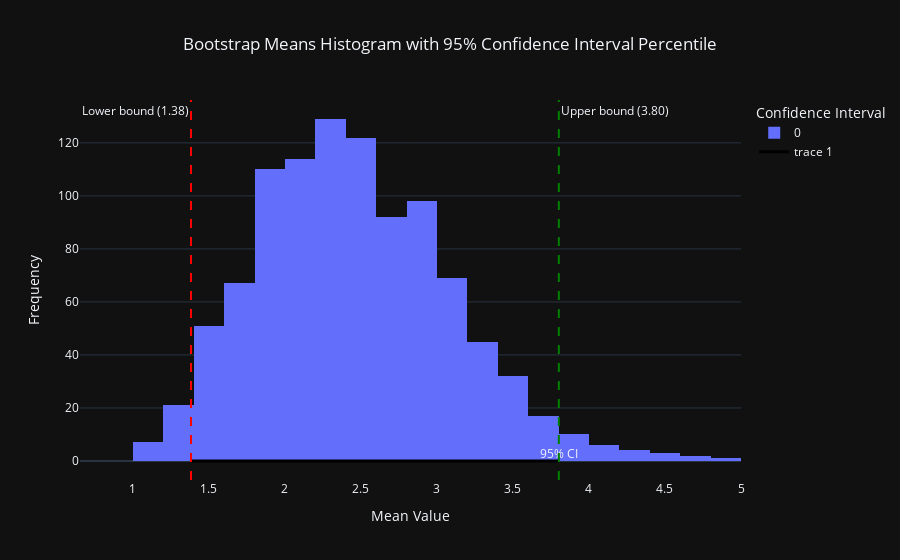

Notebook source saved alongside this figure:
### Markdown cell above
### Plot the confidence interval

### Code cell
fig = px.histogram(bootstrap_means_sample, nbins=30, title='Bootstrap Means Histogram with 95% Confidence Interval Percentile')

fig.add_vline(x=lower_bound, line=dict(color='red', dash='dash'), annotation_text=f'Lower bound ({lower_bound:.2f})',
              annotation_position="top left")
fig.add_vline(x=upper_bound, line=dict(color='green', dash='dash'), annotation_text=f'Upper bound ({upper_bound:.2f})',
              annotation_position="top right")

fig.add_trace(go.Scatter(
    x=[lower_bound, upper_bound],
    y=[0, 0],
    mode='lines+text',
    text=['', '95% CI'],
    textposition='top center',
    line=dict(color='black', width=3)
))

fig.update_layout(
    xaxis_title='Mean Value',
    yaxis_title='Frequency',
    legend_title_text='Confidence Interval',
    title_x=0.5
)
fig.show()

### Figure 1 — Plotly figure (JSON) as saved in the notebook; plotly's stock layout.template omitted (floating-point values rounded to 4 significant figures; data arrays with more than 128 entries replaced by an {"elided": "..."} marker saying what was removed)
{"data": [{"alignmentgroup": "True", "bingroup": "x", "hovertemplate": "variable=0<br>value=%{x}<br>count=%{y}<extra></extra>", "legendgroup": "0", "marker": {"color": "#636efa", "pattern": {"shape": ""}}, "name": "0", "nbinsx": 30, "offsetgroup": "0", "orientation": "v", "showlegend": true, "x": {"elided": "1000 float values"}, "xaxis": "x", "yaxis": "y", "type": "histogram"}, {"line": {"color": "black", "width": 3}, "mode": "lines+text", "text": ["", "95% CI"], "textposition": "top center", "x": [1.382, 3.802], "y": [0, 0], "type": "scatter"}], "layout": {"xaxis": {"anchor": "y", "domain": [0.0, 1.0], "title": {"text": "Mean Value"}}, "yaxis": {"anchor": "x", "domain": [0.0, 1.0], "title": {"text": "Frequency"}}, "legend": {"title": {"text": "Confidence Interval"}, "tracegroupgap": 0}, "title": {"text": "Bootstrap Means Histogram with 95% Confidence Interval Percentile", "x": 0.5}, "barmode": "relative", "shapes": [{"line": {"color": "red", "dash": "dash"}, "type": "line", "x0": 1.382, "x1": 1.382, "xref": "x", "y0": 0, "y1": 1, "yref": "y domain"}, {"line": {"color": "green", "dash": "dash"}, "type": "line", "x0": 3.802, "x1": 3.802, "xref": "x", "y0": 0, "y1": 1, "yref": "y domain"}], "annotations": [{"showarrow": false, "text": "Lower bound (1.38)", "x": 1.382, "xanchor": "right", "xref": "x", "y": 1, "yanchor": "top", "yref": "y domain"}, {"showarrow": false, "text": "Upper bound (3.80)", "x": 3.802, "xanchor": "left", "xref": "x", "y": 1, "yanchor": "top", "yref": "y domain"}]}}
